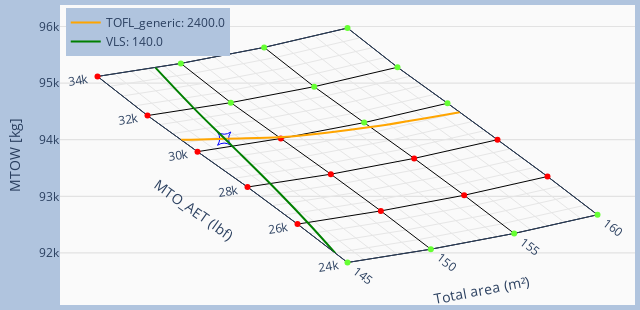

Notebook source saved alongside this figure:
### Code cell
p = 'MTOW'
carpetplot(p, unit='[kg]', L = [[147.2, 30400]])
e= round((get_value_at(p, 30000*1.05, 150)/get_value_at(p, 30000, 150)-1)*100,1)
w= round((get_value_at(p, 30000, 150*1.05)/get_value_at(p, 30000, 150)-1)*100,1)
print("{} sensitivities:\n+5% eng => {}% \n+5% wing => {}%".format(p, e,w))

### Figure 1 — Plotly figure (JSON) as saved in the notebook; plotly's stock layout.template omitted (floating-point values rounded to 4 significant figures)
{"data": [{"a": [145, 145, 145, 145, 145, 145, 150, 150, 150, 150, 150, 150, 155, 155, 155, 155, 155, 155, 160, 160, 160, 160, 160, 160], "aaxis": {"gridcolor": "black", "minorgridcolor": "rgb(230, 230, 230)", "minorgridcount": 4, "smoothing": 0, "title": {"text": "Total area (m²)"}}, "b": [24000, 26000, 28000, 30000, 32000, 34000, 24000, 26000, 28000, 30000, 32000, 34000, 24000, 26000, 28000, 30000, 32000, 34000, 24000, 26000, 28000, 30000, 32000, 34000], "baxis": {"gridcolor": "black", "minorgridcolor": "rgb(230, 230, 230)", "minorgridcount": 3, "smoothing": 0, "title": {"text": "MTO_AET (lbf)"}}, "type": "carpet", "y": [91831, 92509, 93164, 93789, 94427, 95118, 92066, 92742, 93391, 94022, 94655, 95348, 92344, 93019, 93670, 94302, 94937, 95631, 92674, 93350, 94000, 94644, 95280, 95973]}, {"a": [145, 150, 150, 150, 155, 155, 155, 155, 160, 160, 160, 160], "b": [24000, 24000, 32000, 34000, 24000, 30000, 32000, 34000, 24000, 30000, 32000, 34000], "marker": {"color": "rgb(102, 255, 51)"}, "mode": "markers", "name": "", "showlegend": false, "type": "scattercarpet"}, {"a": [145, 145, 145, 145, 145, 150, 150, 150, 155, 155, 160, 160], "b": [26000, 28000, 30000, 32000, 34000, 26000, 28000, 30000, 26000, 28000, 26000, 28000], "marker": {"color": "red", "symbol": "circle"}, "mode": "markers", "name": "", "showlegend": false, "type": "scattercarpet"}, {"a": [147.2], "b": [30400], "marker": {"color": ["blue"], "size": 12, "symbol": "star-square-open-dot"}, "mode": "markers", "name": "", "showlegend": false, "type": "scattercarpet"}, {"a": [145, 150, 150.6, 155, 160], "b": [30660.0, 30070.0, 30000, 29750.0, 29510.0], "line": {"color": "orange", "dash": "solid", "shape": "spline", "smoothing": 1}, "mode": "lines", "name": "TOFL_generic: 2400.0", "type": "scattercarpet"}, {"a": [145, 145.6, 146.4, 147.1, 147.8, 148.5], "b": [24490.0, 26000, 28000, 30000, 32000, 34000], "line": {"color": "green", "dash": "solid", "shape": "spline", "smoothing": 1}, "mode": "lines", "name": "VLS: 140.0", "type": "scattercarpet"}, {"a": [], "b": [], "line": {"color": "blue", "dash": "solid", "shape": "spline", "smoothing": 1}, "mode": "lines", "name": "TTC: 25", "type": "scattercarpet"}, {"a": [], "b": [], "line": {"color": "purple", "dash": "solid", "shape": "spline", "smoothing": 1}, "mode": "lines", "name": "ICAC: 33000.0", "type": "scattercarpet"}], "layout": {"height": 310, "legend": {"x": 0.01, "xanchor": "left", "y": 0.99, "yanchor": "top"}, "margin": {"b": 5, "l": 60, "r": 5, "t": 5}, "paper_bgcolor": "LightSteelBlue", "plot_bgcolor": "rgba(250,250,250,1)", "width": 640, "xaxis": {"range": [-0.075, 1.075], "visible": false}, "yaxis": {"gridcolor": "rgba(220,220,220,0.8)", "gridwidth": 1.2, "range": [91080, 96380], "title": {"text": "MTOW [kg]"}, "visible": true}}}
